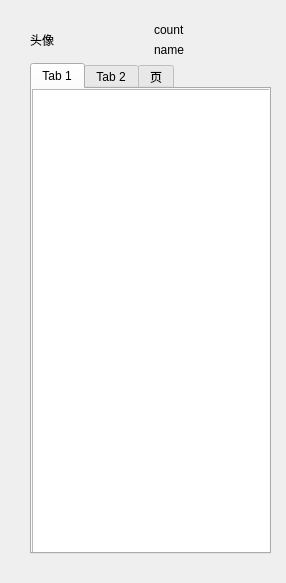
<?xml version="1.0" encoding="UTF-8"?>
<ui version="4.0">
 <class>ChatList</class>
 <widget class="QMainWindow" name="ChatList">
  <property name="geometry">
   <rect>
    <x>0</x>
    <y>0</y>
    <width>286</width>
    <height>583</height>
   </rect>
  </property>
  <property name="windowTitle">
   <string>MainWindow</string>
  </property>
  <widget class="QWidget" name="centralwidget">
   <widget class="QWidget" name="layoutWidget">
    <property name="geometry">
     <rect>
      <x>30</x>
      <y>23</y>
      <width>241</width>
      <height>531</height>
     </rect>
    </property>
    <layout class="QVBoxLayout" name="verticalLayout_2">
     <item>
      <layout class="QHBoxLayout" name="horizontalLayout">
       <item>
        <widget class="QLabel" name="label">
         <property name="text">
          <string>头像</string>
         </property>
        </widget>
       </item>
       <item>
        <layout class="QVBoxLayout" name="verticalLayout">
         <item>
          <widget class="QLabel" name="label_2">
           <property name="text">
            <string>count</string>
           </property>
          </widget>
         </item>
         <item>
          <widget class="QLabel" name="label_3">
           <property name="text">
            <string>name</string>
           </property>
          </widget>
         </item>
        </layout>
       </item>
      </layout>
     </item>
     <item>
      <widget class="QTabWidget" name="tabWidget">
       <property name="currentIndex">
        <number>0</number>
       </property>
       <widget class="QWidget" name="tab">
        <attribute name="title">
         <string>Tab 1</string>
        </attribute>
        <widget class="QListWidget" name="listWidgetUser">
         <property name="geometry">
          <rect>
           <x>0</x>
           <y>0</y>
           <width>241</width>
           <height>471</height>
          </rect>
         </property>
        </widget>
       </widget>
       <widget class="QWidget" name="tab_2">
        <attribute name="title">
         <string>Tab 2</string>
        </attribute>
       </widget>
       <widget class="QWidget" name="tab_3">
        <attribute name="title">
         <string>页</string>
        </attribute>
       </widget>
      </widget>
     </item>
    </layout>
   </widget>
  </widget>
 </widget>
 <resources/>
 <connections/>
</ui>
